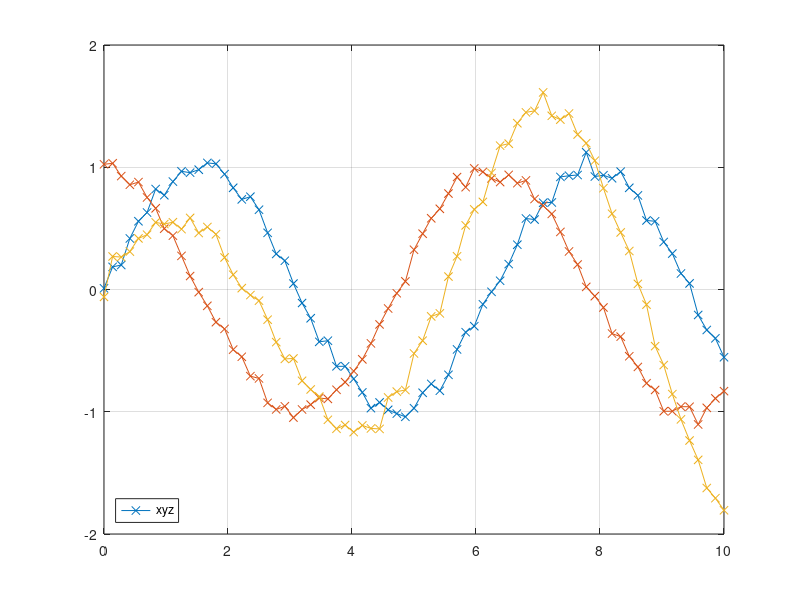

Write the MATLAB code that produced this figure. (Note: this script raises an error after producing the figure.)
%% Modifying a Local Function

rng(123)
n = 73;
t = linspace(0,10,n);
x = sin(t) + 0.05*randn(1,n);
y = cos(t) + 0.05*randn(1,n);
z = 0.4*sqrt(t).*(sin(t)+cos(t)) + 0.05*randn(1,n);

plot(t,x,"x-",t,y,"x-",t,z,"x-")
grid
legend(["x","y","z"],"Location","southwest")

% Task 1
y0 = 0.4;
yline(y0)

tzerox = findcrossing(t,x,y0);
tzeroy = findcrossing(t,y,y0);


% Task 2
tcross = findcrossing(t,x,y);


function xcross = findcrossing(x,y,z)
y = y -z;
% Indices where current value and next value have opposite sign
idx = find(y(1:end-1).*y(2:end) <= 0);
% Linear interpolation between indices and next point
xcross = (x(idx).*y(idx+1) - x(idx+1).*y(idx))./(y(idx+1)-y(idx));
end
